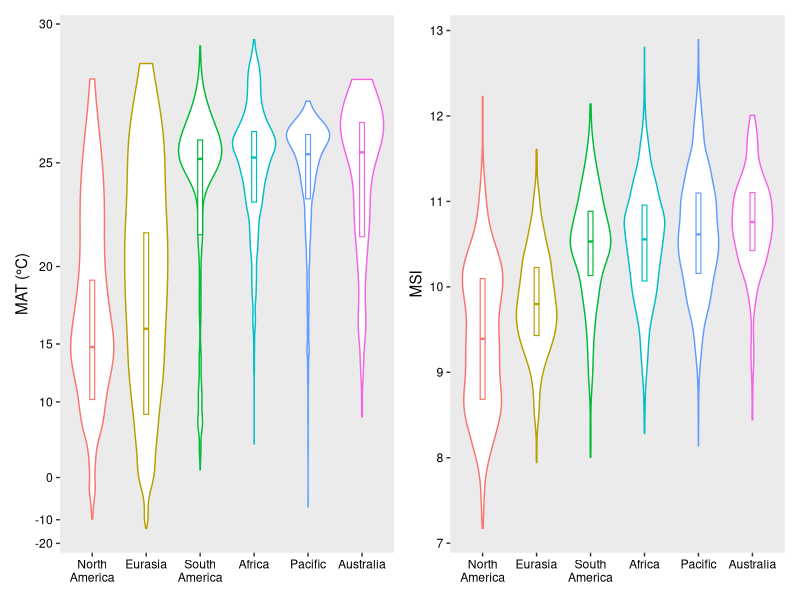
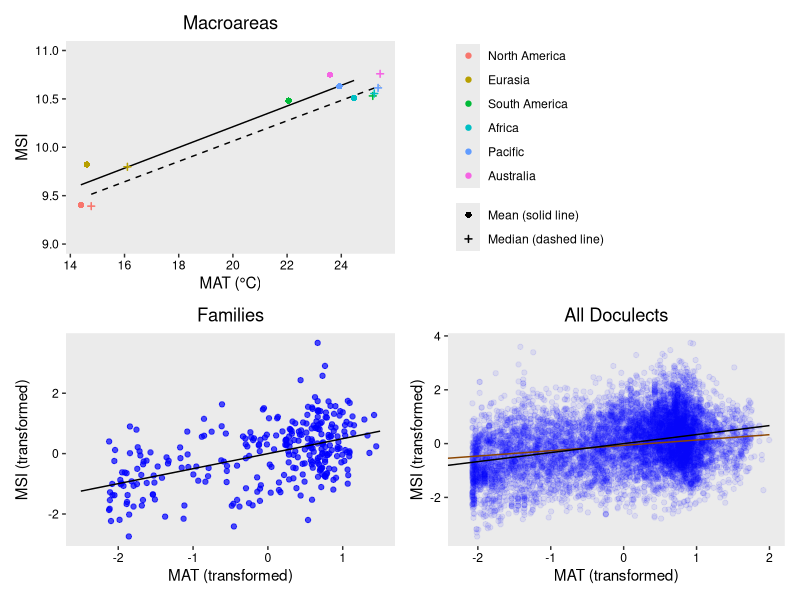
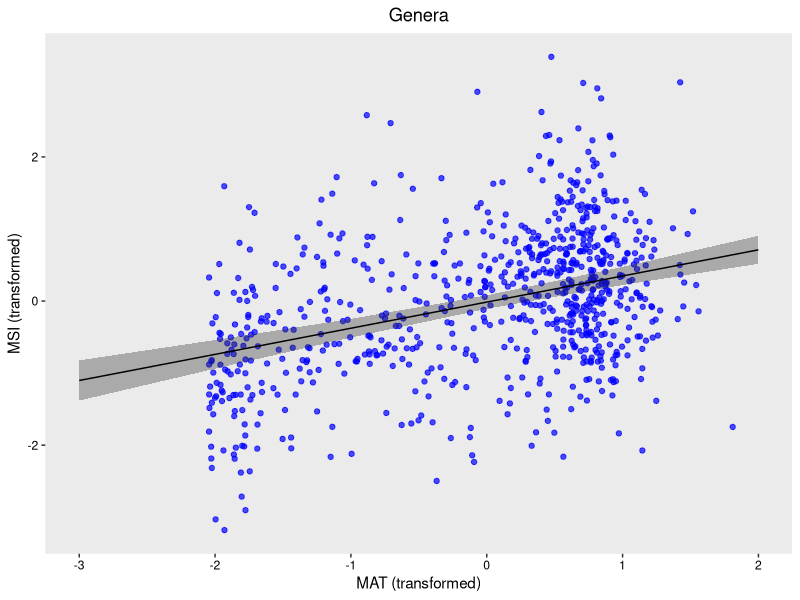

Write the R code that produced these figures, in order. (Note: this script raises an error after producing the figures.)
library(lmerTest)
library(ggplot2)
library(ggrepel)
library(ggeffects)
library(dplyr)
library(effects)
library(patchwork)
library(tibble)


# Read csv files
# ==============

d_mac <- read.csv(file = "data_macroarea.csv")
d_fam <- read.csv(file = "data_family.csv")
d_gen <- read.csv(file = "data_genus.csv")
d_all <- read.csv(file = "data.csv")

d_mac$Macroarea <- sub("Am", " Am", d_mac$Macroarea)
d_all$Macroarea <- sub("Am", " Am", d_all$Macroarea)
d_mac_mean <- d_mac %>% filter(Method == "mean")
d_mac_med <- d_mac %>% filter(Method == "median")
d_fam_mean <- d_fam %>% filter(Method == "mean")
d_gen_mean <- d_gen %>% filter(Method == "mean")

order <- d_mac_med[order(d_mac_med$Index0), ]$Macroarea
d_mac$Macroarea <- factor(d_mac$Macroarea, levels = order) # reorder by medians
d_all$Macroarea <- factor(d_all$Macroarea, levels = order)


# Fit models
# ==========

m_mac_mean <- lm(Index0 ~ T, data = d_mac_mean)
m_mac_med <- lm(Index0 ~ T, data = d_mac_med)
m_fam <- lm(Index0_trans ~ T_trans, data = d_fam_mean)
m_gen <- lmer(Index0_trans ~ T_trans + (T_trans | Family), data = d_gen)
m_gen_1 <- lmer(Index0_trans ~ T_trans + (1 | Family), data = d_gen)
m_all <- lmer(Index0_trans ~ T_trans + (T_trans | Family), data = d_all)
m_all_1 <- lmer(Index0_trans ~ T_trans + (1 | Family), data = d_all)
anova(m_gen, m_gen_1)  # p < 0.001. Use m_gen
anova(m_all, m_all_1)  # p < 0.001. Use m_all
m_all_lm <- lm(Index0_trans ~ T_trans, data = d_all)

summary(m_mac_mean)
summary(m_mac_med)
summary(m_fam)
summary(m_gen)
summary(m_all)
summary(m_all_lm)


# Plot distribution
# =================

p01 <- ggplot(d_all, aes(x = Macroarea, y = T, color = Macroarea)) +
  geom_violin(scale = "width", width = 0.8) +
  geom_boxplot(width = 0.09, lwd = 0.4, outlier.shape = NA, coef = 0) +
  scale_x_discrete(labels = sub(" ", "\n", levels(d_all$Macroarea))) +
  theme(panel.grid.major = element_blank(), panel.grid.minor = element_blank(),
        axis.text.x = element_text(color = "black"),
        axis.text.y = element_text(color = "black"),
        legend.position = "none", axis.title.x = element_blank()) +
  coord_trans(y = scales::exp_trans(1.06)) +
  scale_y_continuous(breaks = c(-20,-10,0,10,15,20,25,30)) +
  ylab("MAT (°C)")
p02 <- ggplot(d_all, aes(x = Macroarea, y = Index0, color = Macroarea)) +
  geom_violin(scale = "width", width = 0.75) +
  geom_boxplot(width = 0.09, lwd = 0.4, outlier.shape = NA, coef = 0) +
  scale_x_discrete(labels = sub(" ", "\n", levels(d_all$Macroarea))) +
  theme(panel.grid.major = element_blank(), panel.grid.minor = element_blank(),
        axis.text.x = element_text(color = "black"),
        axis.text.y = element_text(color = "black"),
        legend.position = "none", axis.title.x = element_blank()) +
  ylab("MSI")
p01 + p02
# Then, save as distribution.pdf (7 * 4 inches)


# Plot correlation
# ================

e_mac_mean <- ggpredict(m_mac_mean, terms = "T")
e_mac_med <- ggpredict(m_mac_med, terms = "T")
e_fam <- ggpredict(m_fam, terms = "T_trans")
e_gen <- ggpredict(m_gen, terms = "T_trans")
e_all_lm <- ggpredict(m_all_lm, terms = "T_trans")
e_all_lmer <- ggpredict(m_all, terms = "T_trans")

p1_labels <- c("Mean (solid line)", "Median (dashed line)")
p1 <- ggplot() +
  geom_line(data = e_mac_mean, aes(x, predicted)) +
  geom_line(data = e_mac_med, aes(x, predicted), linetype = "dashed") +
  geom_point(data = d_mac, aes(T, Index0, color = Macroarea,
                               shape = Method, stroke = Method, size = Method)) +
  scale_shape_manual(labels = p1_labels, values = c(16, 3)) +
  scale_size_manual(labels = p1_labels, values = c(1.5, 1.1)) +
  scale_discrete_manual(labels = p1_labels, aesthetics = "stroke", values = c(1, 0.8)) +
  theme(panel.grid.major = element_blank(), panel.grid.minor = element_blank(),
        axis.text.x = element_text(color = "black"),
        axis.text.y = element_text(color = "black"),
        legend.title = element_blank(),
        legend.spacing.y = unit(0, "cm"), legend.margin = margin(),
        plot.title = element_text(hjust = 0.5)) +
  coord_cartesian(ylim = c(9, 11)) +
  ggtitle("Macroareas") +
  xlab("MAT (°C)") + ylab("MSI")
p2 <- ggplot() +
  geom_point(data = d_fam_mean, aes(T_trans, Index0_trans), color = "blue", alpha = 0.7) +
  geom_line(data = e_fam, aes(x, predicted)) +
  theme(panel.grid.major = element_blank(), panel.grid.minor = element_blank(),
        axis.text.x = element_text(color = "black"),
        axis.text.y = element_text(color = "black"),
        plot.title = element_text(hjust = 0.5)) +
  ggtitle("Families") +
  xlab("MAT (transformed)") + ylab("MSI (transformed)")
p3 <- ggplot() +
  geom_point(data = d_all, aes(T_trans, Index0_trans), color = "blue", alpha = 0.08) +
  geom_line(data = e_all_lmer, aes(x, predicted), color = "darkorange4") +
  geom_line(data = e_all_lm, aes(x, predicted)) +
  theme(panel.grid.major = element_blank(), panel.grid.minor = element_blank(),
        axis.text.x = element_text(color = "black"),
        axis.text.y = element_text(color = "black"),
        plot.title = element_text(hjust = 0.5)) +
  coord_cartesian(xlim = c(-2.2, 2)) +
  ggtitle("All Doculects") +
  xlab("MAT (transformed)") + ylab("MSI (transformed)")
p1 + guide_area() + p2 + p3 + plot_layout(guides = "collect", design = "AAB#\nCCDD")
# Then, save as correlation.pdf (6 * 6 inches)

ggplot() +
  geom_point(data = d_gen_mean, aes(T_trans, Index0_trans), color = "blue", alpha = 0.7) +
  geom_ribbon(data = e_gen, aes(x, ymin = conf.low, ymax = conf.high), alpha = 0.35) +
  geom_line(data = e_gen, aes(x, predicted)) +
  theme(panel.grid.major = element_blank(), panel.grid.minor = element_blank(),
        axis.text.x = element_text(color = "black"),
        axis.text.y = element_text(color = "black"),
        plot.title = element_text(hjust = 0.5)) +
  ggtitle("Genera") +
  xlab("MAT (transformed)") + ylab("MSI (transformed)")
# Then, save as correlation_genera.pdf (4 * 4 inches) [not used]


# Correlation with word length
# ============================

m_s_wl_mac <- lm(Index0 ~ WL,  data = d_mac_med)
m_t_wl_mac <- lm(WL ~ T, data = d_mac_med)
m_s_wl_fam <- lm(Index0_trans ~ WL,  data = d_fam_mean)
m_t_wl_fam <- lm(WL ~ T_trans, data = d_fam_mean)
m_s_wl_all <- lm(Index0 ~ WL,  data = d_all)
m_t_wl_all <- lm(WL ~ T_trans, data = d_all)
summary(m_s_wl_mac)
summary(m_t_wl_mac)
summary(m_s_wl_fam)
summary(m_t_wl_fam)
summary(m_s_wl_all)
summary(m_t_wl_all)

p1 <- ggplot(d_mac_med, aes(WL, Index0)) +
  geom_point(color = "blue") +
  theme(panel.grid.major = element_blank(), panel.grid.minor = element_blank(),
        axis.text.x = element_text(color = "black"),
        axis.text.y = element_text(color = "black")) +
  xlab('Mean word length') + ylab('MSI')
p2 <- ggplot(d_mac_med, aes(T, WL)) +
  geom_point(color = "blue") +
  theme(panel.grid.major = element_blank(), panel.grid.minor = element_blank(),
        axis.text.x = element_text(color = "black"),
        axis.text.y = element_text(color = "black")) +
  xlab('MAT (°C)') + ylab('Mean word length')
p3 <- ggplot(d_fam_mean, aes(WL, Index0_trans)) +
  geom_point(color = "blue", alpha = 0.6) +
  geom_smooth(method = lm, color = "black", se = F) +
  theme(panel.grid.major = element_blank(), panel.grid.minor = element_blank(),
        axis.text.x = element_text(color = "black"),
        axis.text.y = element_text(color = "black")) +
  xlab('Mean word length') + ylab('MSI (transformed)')
p4 <- ggplot(d_fam_mean, aes(T_trans, WL)) +
  geom_point(color = "blue", alpha = 0.6) +
  geom_smooth(method = lm, color = "black", se = F) +
  theme(panel.grid.major = element_blank(), panel.grid.minor = element_blank(),
        axis.text.x = element_text(color = "black"),
        axis.text.y = element_text(color = "black")) +
  xlab('MAT (transformed)') + ylab('Mean word length')
p1 + p2 + p3 + p4  # Unused
p3 + p4
# Then, save as word_length.pdf (6 * 3 inches)

m_wl_fam_1 <- lm(Index0_trans ~ T_trans * WL, data = d_fam_mean)
m_wl_fam_2 <- lm(Index0_trans ~ T_trans + WL, data = d_fam_mean)
anova(m_wl_fam_1, m_wl_fam_2)  # Not significant. Use 2
m_wl_fam_3 <- lm(Index0_trans ~ T_trans, data = d_fam_mean)
m_wl_fam_4 <- lm(Index0_trans ~ WL, data = d_fam_mean)
anova(m_wl_fam_2, m_wl_fam_3)  # Significant. Use 2
anova(m_wl_fam_2, m_wl_fam_4)  # Significant. Use 2
summary(m_wl_fam_2)

# Unused
m_wl_all_1 <- lmer(Index0_trans ~ T_trans * WL + (T_trans * WL | Family), data = d_all)
m_wl_all_2 <- lmer(Index0_trans ~ T_trans * WL + (T_trans + WL | Family), data = d_all)
m_wl_all_3 <- lmer(Index0_trans ~ T_trans + WL + (T_trans * WL | Family), data = d_all)
m_wl_all_4 <- lmer(Index0_trans ~ T_trans + WL + (T_trans + WL | Family), data = d_all)
m_wl_all_5 <- lmer(Index0_trans ~ T_trans + (T_trans * WL | Family), data = d_all)
anova(m_wl_all_1, m_wl_all_2)  # Significant. Use 1
anova(m_wl_all_1, m_wl_all_3)  # Not significant. Use 3
anova(m_wl_all_3, m_wl_all_4)  # Significant. Use 3
anova(m_wl_all_3, m_wl_all_5)  # Significant. Use 3
summary(m_wl_all_3)


# Linear correlation between different sonority scales (for SI)
# =============================================================

r2s <- matrix(0, 5, 5)
ps <- matrix(0, 5, 5)
r2s_trans <- matrix(0, 5, 5)
ps_trans <- matrix(0, 5, 5)
for (i in 0:4) {
  for (j in 0:4) {
    if (i == j) next
    fomula <- paste("Index", i, " ~ ", "Index", j, sep = "")
    fomula_trans <- paste("Index", i, "_trans ~ ", "Index", j, "_trans", sep = "")
    r2s[i + 1, j + 1] <- summary(lm(fomula, data = d_all))$r.squared
    ps[i + 1, j + 1] <- summary(lm(fomula, data = d_all))$coefficients[8]
    r2s_trans[i + 1, j + 1] <- summary(lm(fomula_trans, data = d_all))$r.squared
    ps_trans[i + 1, j + 1] <- summary(lm(fomula_trans, data = d_all))$coefficients[8]
  }
}
print(r2s)
print(ps)
print(r2s_trans)
print(ps_trans)

ggplot(d_all, aes(x = Index1, y = Index3)) + geom_point() + geom_smooth(method = lm)
ggplot(d_all, aes(x = Index0, y = Index4)) + geom_point() + geom_smooth(method = lm)
m_in0_in4 <- lm(Index4 ~ Index0, data = d_all)
summary(m_in0_in4)


# Linear correlation between mean annual range or standard deviation
# ==================================================================

m_all_diff_sd <- lm(T_sd ~ T_diff, data = d_all)
summary(m_all_diff_sd)

m_fam_diff_0 <- lm(Index0_trans ~ T_trans * T_diff, data = d_fam)
m_fam_diff_1 <- lm(Index0_trans ~ T_trans + T_diff, data = d_fam)
anova(m_fam_diff_0, m_fam_diff_1)  # p = 0.216. Use m_fam_diff_1
summary(m_fam_diff_1)

m_fam_sd_0 <- lm(Index0_trans ~ T_trans * T_sd, data = d_fam)
m_fam_sd_1 <- lm(Index0_trans ~ T_trans + T_sd, data = d_fam)
anova(m_fam_sd_0, m_fam_sd_1)  # p = 0.170. Use m_fam_sd_1
summary(m_fam_sd_1)

m_fam_diff <- lm(T_diff ~ T, data = d_fam)
m_fam_sd <- lm(T_sd ~ T, data = d_fam)
m_all_diff <- lm(T_diff ~ T, data = d_all)
m_all_sd <- lm(T_sd ~ T, data = d_all)
summary(m_fam_diff)
summary(m_fam_sd)
summary(m_all_diff)
summary(m_all_sd)

p1 <- ggplot(d_fam, aes(T, T_diff)) +
  geom_point(color = "blue", alpha = 0.7) +
  geom_smooth(method = lm, color = "black", se = F) +
  theme(panel.grid.major = element_blank(), panel.grid.minor = element_blank(),
        axis.text.x = element_text(color = "black"),
        axis.text.y = element_text(color = "black"),
        plot.title = element_text(hjust = 0.5)) +
  ggtitle("Families") +
  xlab("MAT") + ylab("Mean annual range")
p2 <- ggplot(d_fam, aes(T, T_sd)) +
  geom_point(color = "blue", alpha = 0.7) +
  geom_smooth(method = lm, color = "black", se = F) +
  theme(panel.grid.major = element_blank(), panel.grid.minor = element_blank(),
        axis.text.x = element_text(color = "black"),
        axis.text.y = element_text(color = "black"),
        plot.title = element_text(hjust = 0.5)) +
  ggtitle("Families") +
  xlab("MAT") + ylab("Standard deviation")
p3 <- ggplot(d_all, aes(T, T_diff)) +
  geom_point(color = "blue", alpha = 0.08) +
  geom_smooth(method = lm, color = "black", se = F) +
  theme(panel.grid.major = element_blank(), panel.grid.minor = element_blank(),
        axis.text.x = element_text(color = "black"),
        axis.text.y = element_text(color = "black"),
        plot.title = element_text(hjust = 0.5)) +
  ggtitle("All Doculects") +
  xlab("MAT") + ylab("Mean annual range")
p4 <- ggplot(d_all, aes(T, T_sd)) +
  geom_point(color = "blue", alpha = 0.08) +
  geom_smooth(method = lm, color = "black", se = F) +
  theme(panel.grid.major = element_blank(), panel.grid.minor = element_blank(),
        axis.text.x = element_text(color = "black"),
        axis.text.y = element_text(color = "black"),
        plot.title = element_text(hjust = 0.5)) +
  ggtitle("All Doculects") +
  xlab("MAT") + ylab("Standard deviation")
(p1 + p2) / (p3 + p4)
# Then, save as range.pdf (6 * 6 inches) (for SI)


# Plot correlations by language family (for SI)
# =============================================

top_num <- 25
fam_count <- d_all %>% group_by(Family) %>% summarise(Count = n()) %>% arrange(desc(Count))
top_families <- fam_count$Family[1:top_num]

full_family_names <- c(
  "NC"  = "Niger-Congo",
  "An"  = "Austronesian",
  "ST"  = "Sino-Tibetan",
  "TNG" = "Trans-New Guinea",
  "AA"  = "Afro-Asiatic",
  "IE"  = "Indo-European",
  "AuA" = "Austro-Asiatic",
  "PN"  = "Pama-Nyungan",
  "TK"  = "Tai-Kadai",
  "Tor" = "Torricelli",
  "Man" = "Mande",
  "CSu" = "Central Sudanic",
  "Alt" = "Altaic",
  "ESu" = "Eastern Sudanic",
  "OM"  = "Oto-Manguean",
  "May" = "Mayan",
  "UA"  = "Uto-Aztecan",
  "Dra" = "Dravidian",
  "GWB" = "Greater West Bomberai",
  "Sep" = "Sepik",
  "Dog" = "Dogon",
  "Arw" = "Arawakan",
  "Que" = "Quechuan",
  "NDa" = "Nakh-Daghestanian",
  "Ura" = "Uralic")

temperature_results <- character(top_num)
word_length_results <- character(top_num)
labels <- character(top_num)
names(labels) <- top_families
for (i in 1:top_num) {
  family_i <- top_families[i]
  filtered <- filter(d_all, Family == family_i)
  model <- lm(Index0_trans ~ T_trans, data = filtered)
  s <- summary(model)
  temperature_results[i] <- paste(full_family_names[family_i], nrow(filtered),
                                  s$coefficients[2], s$r.squared, s$coefficients[8])
  model <- lm(Index0_trans ~ WL, data = filtered)
  s <- summary(model)
  word_length_results[i] <- paste(full_family_names[family_i], nrow(filtered),
                                  s$coefficients[2], s$r.squared, s$coefficients[8])
  labels[i] <- paste(full_family_names[family_i], ": ", nrow(filtered), sep = "")
}
# family name, number of doculects, estimate slope, r^2, p value
print(temperature_results)
print(word_length_results)

ggplot(data = filter(d_all, Family %in% top_families), aes(T_trans, Index0_trans)) +
  geom_point(na.rm = T, color = "blue", alpha = 0.1) +
  geom_smooth(method = lm, color = "black", se = F, linewidth = 0.5) +
  facet_wrap( ~ Family, labeller = labeller(Family = labels)) +
  theme(panel.grid.major = element_blank(), panel.grid.minor = element_blank(),
        axis.text.x = element_text(color = "black"),
        axis.text.y = element_text(color = "black")) +
  xlab("MAT (transformed)") + ylab("MSI (transformed)")
# Then, save as correlation_by_family.pdf (8 * 8 inches)

ggplot(data = filter(d_all, Family %in% top_families), aes(WL, Index0_trans)) +
  geom_point(na.rm = T, color = "blue", alpha = 0.1) +
  geom_smooth(method = lm, color = "black", se = F, linewidth = 0.5) +
  facet_wrap( ~ Family, labeller = labeller(Family = labels)) +
  theme(panel.grid.major = element_blank(), panel.grid.minor = element_blank(),
        axis.text.x = element_text(color = "black"),
        axis.text.y = element_text(color = "black")) +
  xlab("Mean word length") + ylab("MSI (transformed)")
# Then, save as word_length_by_family.pdf (8 * 8 inches)
